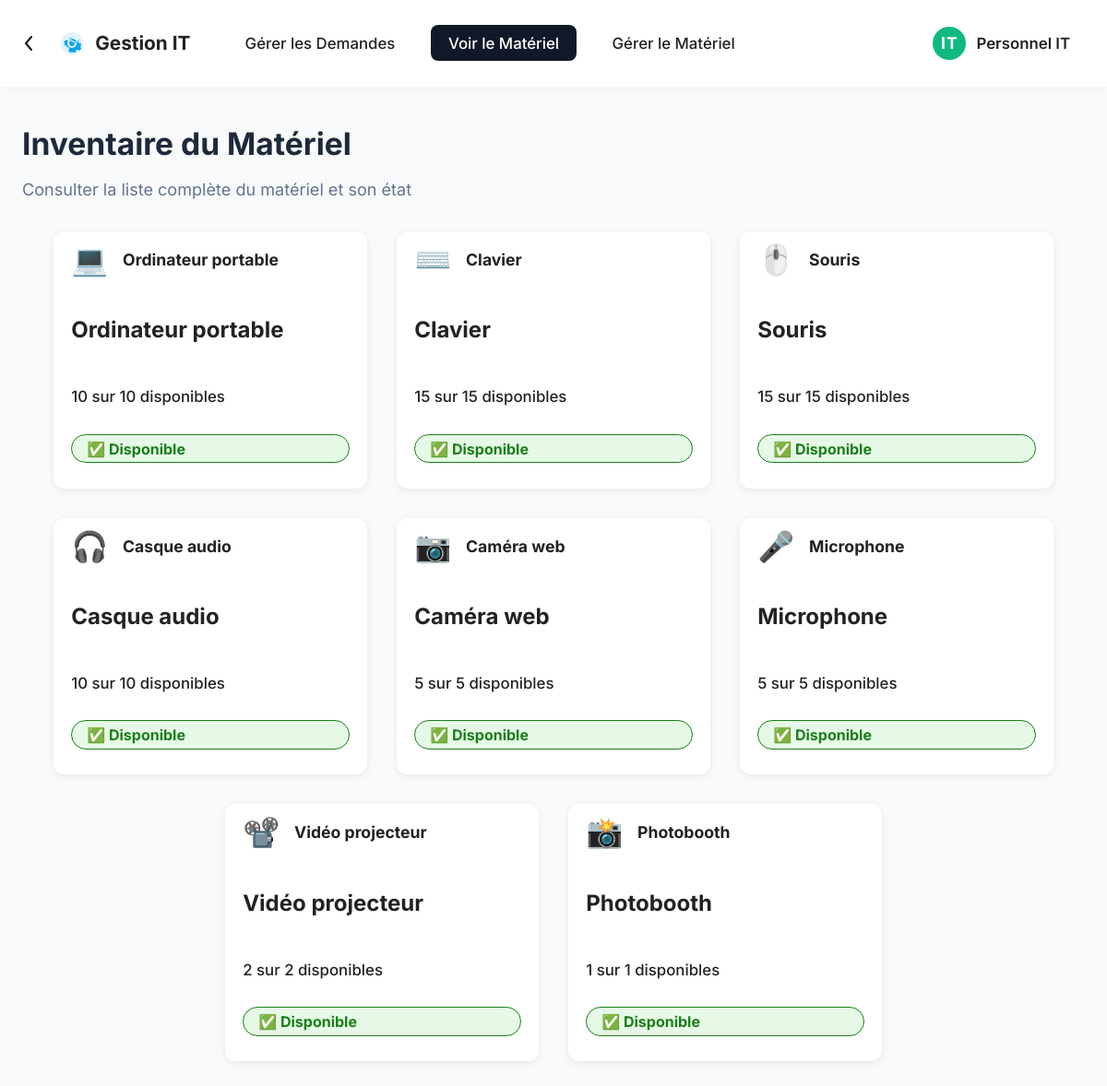
/voir_materiel.php, run on the app's committed database.
### tables this page shows
CREATE TABLE equipment (
    id INT AUTO_INCREMENT PRIMARY KEY,
    name VARCHAR(100) NOT NULL,
    type VARCHAR(50),
    quantity INT DEFAULT 1,
    available_quantity INT DEFAULT 1,
    created_at TIMESTAMP DEFAULT CURRENT_TIMESTAMP
);

### voir_materiel.php (the view, shortened to what this page needs)
<?php
require_once 'includes/db.php';
$stmt = $pdo->query('SELECT * FROM equipment');
$materiels = $stmt->fetchAll(PDO::FETCH_ASSOC);
function getIcon($name) {
    $name = strtolower($name);
    if (strpos($name, 'laptop') !== false || strpos($name, 'macbook') !== false || strpos($name, 'ordinateur') !== false) return '💻';
    if (strpos($name, 'camera') !== false || strpos($name, 'caméra') !== false || strpos($name, 'webcam') !== false) return '📷';
    if (strpos($name, 'photo') !== false || strpos($name, 'booth') !== false || strpos($name, 'image') !== false) return '📸';
    if (strpos($name, 'microphone') !== false) return '🎤';
    if (strpos($name, 'projector') !== false || strpos($name, 'projecteur') !== false) return '📽️';
    if (strpos($name, 'headphone') !== false || strpos($name, 'casque') !== false) return '🎧';
    if (strpos($name, 'souris') !== false) return '🖱️';
    if (strpos($name, 'clavier') !== false) return '⌨️';
    return '🔧';
}
?>
<!DOCTYPE html>
<html lang="fr">
<head>
    <link rel="stylesheet" href="css/dashboard.css">
    <link rel="stylesheet" href="css/materiel.css">
</head>
<body>
    <nav class="top-nav">
        <a href="index.php" class="back-btn" title="Retour">
            <svg width="28" height="28" fill="none" xmlns="http://www.w3.org/2000/svg"><path d="M15 21l-6-7 6-7" stroke="#222" stroke-width="2.2" stroke-linecap="round" stroke-linejoin="round"/></svg>
        </a>
        <span class="nav-title">
            <span class="gear-icon">
            </span>
            Gestion IT
        </span>
        <ul class="nav-menu">
            <li><a href="dashboard.php">Gérer les Demandes</a></li>
            <li><a href="voir_materiel.php" class="active">Voir le Matériel</a></li>
            <li><a href="gerer_materiel.php">Gérer le Matériel</a></li>
        </ul>
        <div class="profile-badge">
            <span class="profile-circle">IT</span>
            <span class="profile-name">Personnel IT</span>
        </div>
    </nav>
    <main class="dashboard-main">
        <section class="dashboard-header">
            <h1>Inventaire du Matériel</h1>
            <p class="dashboard-subtitle">Consulter la liste complète du matériel et son état</p>
        </section>
        <div id="catalogue-materiel" class="materiel-list">
            <?php foreach ($materiels as $m) :
                if ($m['available_quantity'] == 0) {
                    $statut = '❌ Indisponible';
                    $statut_class = 'statut-pas-stock';
                } else {
                    $statut = '✅ Disponible';
                    $statut_class = 'statut-disponible';
                }
                $stock_total = $m['quantity'];
                $icon = getIcon($m['name']);
            ?>
            <div class="materiel-card">
                <div class="materiel-header">
                    <span class="materiel-icone"><?php echo $icon; ?></span>
                    <span class="materiel-nom"><?php echo htmlspecialchars($m['name']); ?></span>
                </div>
                <div class="materiel-info">
                    <h2><?php echo htmlspecialchars($m['name']); ?></h2>
                    <p class="materiel-quantite"><?php echo $m['available_quantity']; ?> sur <?php echo $stock_total; ?> disponibles</p>
                    <p class="statut <?php echo $statut_class; ?>"><?php echo $statut; ?></p>
                </div>
            </div>
            <?php endforeach; ?>
        </div>
    </main>
</body>
</html>

### css/dashboard.css (style rules this page uses)
body { font-family: 'Inter', 'Segoe UI', Arial, sans-serif; background: #f8fafc; color: #222; margin: 0; padding: 0; }
.top-nav { display: flex; align-items: center; background: #fff; padding: 0.7rem 2.5rem 0.7rem 1.2rem; box-shadow: 0 2px 12px rgba(0,0,0,0.03); border-bottom: 1px solid #f1f5f9; position: sticky; top: 0; z-index: 10; }
.back-btn { margin-right: 1.2rem; display: flex; align-items: center; background: none; border: none; cursor: pointer; padding: 0; }
.nav-title { font-size: 1.3rem; font-weight: 700; color: #222; display: flex; align-items: center; gap: 0.5rem; }
.gear-icon { display: inline-flex; align-items: center; margin-right: 0.3rem; }
.nav-menu { display: flex; gap: 1.2rem; margin-left: 2.5rem; list-style: none; padding: 0; }
.nav-menu li a { color: #222; text-decoration: none; font-weight: 500; font-size: 1.05rem; padding: 0.6rem 1.2rem; border-radius: 8px; transition: background 0.18s, color 0.18s; display: flex; align-items: center; gap: 0.4rem; }
.nav-menu li a.active, .nav-menu li a:hover { background: #111827; color: #fff; }
.profile-badge { margin-left: auto; display: flex; align-items: center; gap: 0.7rem; }
.profile-circle { background: #10b981; color: #fff; font-weight: 700; border-radius: 50%; width: 36px; height: 36px; display: flex; align-items: center; justify-content: center; font-size: 1.1rem; letter-spacing: 1px; }
.profile-name { color: #222; font-weight: 600; font-size: 1.05rem; }
.dashboard-main { max-width: 1200px; margin: 2.5rem auto 0 auto; padding: 0 1.5rem 2rem 1.5rem; }
.dashboard-header h1 { font-size: 2.1rem; font-weight: 700; margin-bottom: 0.2rem; color: #1e293b; }
.dashboard-subtitle { color: #64748b; font-size: 1.13rem; margin-bottom: 2.2rem; }

### css/materiel.css (style rules this page uses)
.materiel-list { display: flex; flex-wrap: wrap; gap: 2rem; justify-content: center; margin: 2rem 0; }
.materiel-card { background: #fff; border-radius: 12px; box-shadow: 0 2px 8px rgba(0,0,0,0.08); width: 340px; display: flex; flex-direction: column; overflow: hidden; transition: transform 0.2s; position: relative; }
.materiel-info { padding: 1.2rem; display: flex; flex-direction: column; gap: 0.7rem; }
.statut { font-weight: bold; padding: 0.3em 1em; border-radius: 20px; display: inline-block; margin-bottom: 0.5em; font-size: 1em; }
.statut-disponible { background: #e6f9e6; color: #1a7f1a; border: 1px solid #1a7f1a; }
.materiel-header { display: flex; align-items: center; justify-content: space-between; padding: 0.7em 1.2em 0.2em 1.2em; position: relative; }
.materiel-icone { font-size: 2em; margin-right: 0.5em; }
.materiel-nom { font-weight: bold; font-size: 1.1em; flex: 1; text-align: left; }
.materiel-quantite { font-size: 1.05em; font-weight: 500; margin-bottom: 0.2em; }

### data on the page
equipment: name "💻", name "Ordinateur portable", available_quantity "10", quantity "10", available_quantity "✅ Disponible"
equipment: name "⌨️", name "Clavier", available_quantity "15", quantity "15", available_quantity "✅ Disponible"
equipment: name "🖱️", name "Souris", available_quantity "15", quantity "15", available_quantity "✅ Disponible"
equipment: name "🎧", name "Casque audio", available_quantity "10", quantity "10", available_quantity "✅ Disponible"
equipment: name "📷", name "Caméra web", available_quantity "5", quantity "5", available_quantity "✅ Disponible"
equipment: name "🎤", name "Microphone", available_quantity "5", quantity "5", available_quantity "✅ Disponible"
equipment: name "📽️", name "Vidéo projecteur", available_quantity "2", quantity "2", available_quantity "✅ Disponible"
equipment: name "📸", name "Photobooth", available_quantity "1", quantity "1", available_quantity "✅ Disponible"
